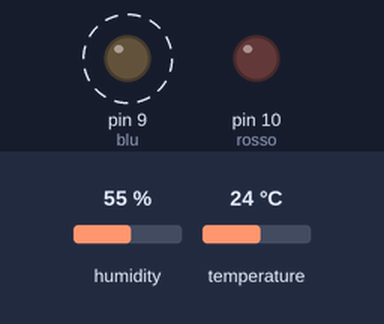
Recording of a sketch running on a simulated Arduino Uno, built with avr-gcc and run on an emulated ATmega328P. Shown: output pins drawn as LEDs (lit = HIGH). Dashed ring = blinking. The inputs (shaded band) are chosen by the test bench; at power-on: temperature 24 °C, humidity 55 %.

Above: at 5.2 s.
5.3 s: temperature set to 30 °C
8.8 s: temperature set to 33 °C
At 9.39 s:
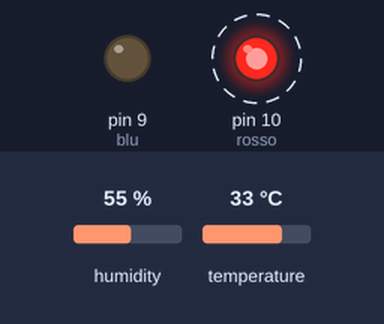
15.8 s: temperature set to 12 °C
At 16.66 s:
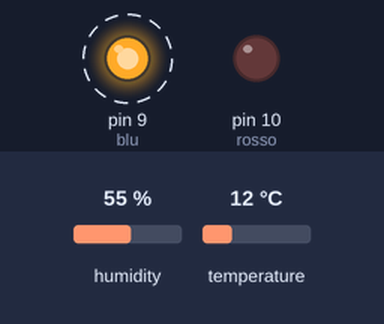
23.0 s: temperature set to 41 °C
At 25.2 s:
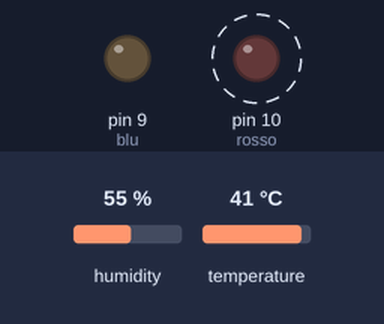
Timing chart, 0 to 31.2 s (numbered marks = the images above; inputs shaded):
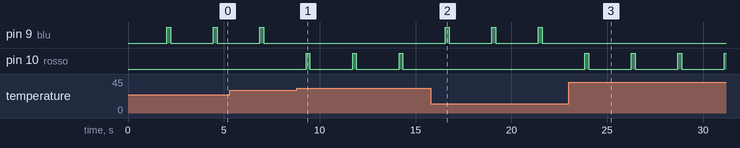

The sketch:

led_e_termometro.ino
```cpp
#include "DHT.h"
#define DHTPIN 2
#define DHTTYPE DHT11
int rosso = 10;
int blu = 9;

int d = 200;
DHT dht(DHTPIN, DHTTYPE);
void setup() {
  dht.begin();
  pinMode(rosso, OUTPUT);
  pinMode(blu, OUTPUT);

}

void loop() {
  delay(2000);
  float t = dht.readTemperature();
  if(t>=32.00){
    digitalWrite(rosso, HIGH);
    delay(d);
    digitalWrite(rosso, LOW);
    delay(d);
  }else{
    digitalWrite(blu, HIGH);
    delay(d);
    digitalWrite(blu, LOW);
     delay(d);
  }


}
```

Measured:
- the behaviour switches between 31 and 32 °C on temperature (found by bisection; images 0 and 1)
- after the input at 8.8 s, pin 9 (blu): stops changing and stays LOW; pin 10 (rosso): alternates HIGH for 0.20 s and LOW for 2.2 s, starting after 0.49 s
- after the input at 15.8 s, pin 9 (blu): alternates HIGH for 0.20 s and LOW for 2.2 s, starting after 0.76 s; pin 10 (rosso): stops changing and stays LOW
- after the input at 23.0 s, pin 9 (blu): stops changing and stays LOW; pin 10 (rosso): alternates HIGH for 0.20 s and LOW for 2.2 s, starting after 0.83 s
- by itself, pin 9 (blu): alternates HIGH for 0.20 s and LOW for 2.2 s
